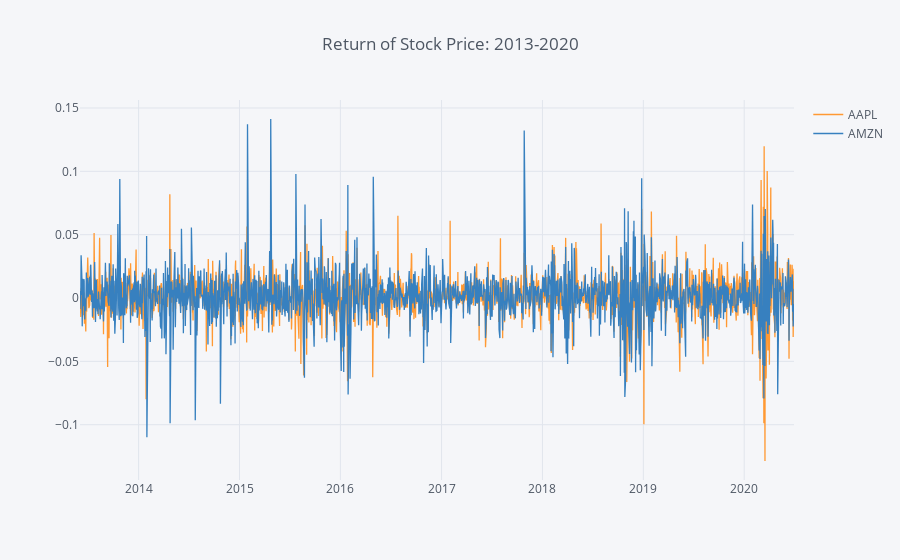

This figure's notebook cell:
### Code cell
#too many stocks on one chart... try to compare only two, let's try AAPL & AMZN
r[['AAPL','AMZN']].iplot(kind='line', title='Return of Stock Price: 2013-2020')

### Figure 1 — Plotly figure (JSON) as saved in the notebook; plotly's stock layout.template omitted (floating-point values rounded to 4 significant figures; data arrays with more than 128 entries replaced by an {"elided": "..."} marker saying what was removed)
{"data": [{"line": {"color": "rgba(255, 153, 51, 1.0)", "dash": "solid", "shape": "linear", "width": 1.3}, "mode": "lines", "name": "AAPL", "text": "", "type": "scatter", "uid": "91cead82-8650-4344-ac83-fcbf1819eb86", "x": {"elided": "1782 str values"}, "y": {"elided": "1782 float values"}}, {"line": {"color": "rgba(55, 128, 191, 1.0)", "dash": "solid", "shape": "linear", "width": 1.3}, "mode": "lines", "name": "AMZN", "text": "", "type": "scatter", "uid": "e195baf6-a009-4b50-bc19-91318d3861ec", "x": {"elided": "1782 str values"}, "y": {"elided": "1782 float values"}}], "layout": {"legend": {"bgcolor": "#F5F6F9", "font": {"color": "#4D5663"}}, "paper_bgcolor": "#F5F6F9", "plot_bgcolor": "#F5F6F9", "title": {"font": {"color": "#4D5663"}, "text": "Return of Stock Price: 2013-2020"}, "xaxis": {"gridcolor": "#E1E5ED", "showgrid": true, "tickfont": {"color": "#4D5663"}, "title": {"font": {"color": "#4D5663"}, "text": ""}, "zerolinecolor": "#E1E5ED"}, "yaxis": {"gridcolor": "#E1E5ED", "showgrid": true, "tickfont": {"color": "#4D5663"}, "title": {"font": {"color": "#4D5663"}, "text": ""}, "zerolinecolor": "#E1E5ED"}}}
